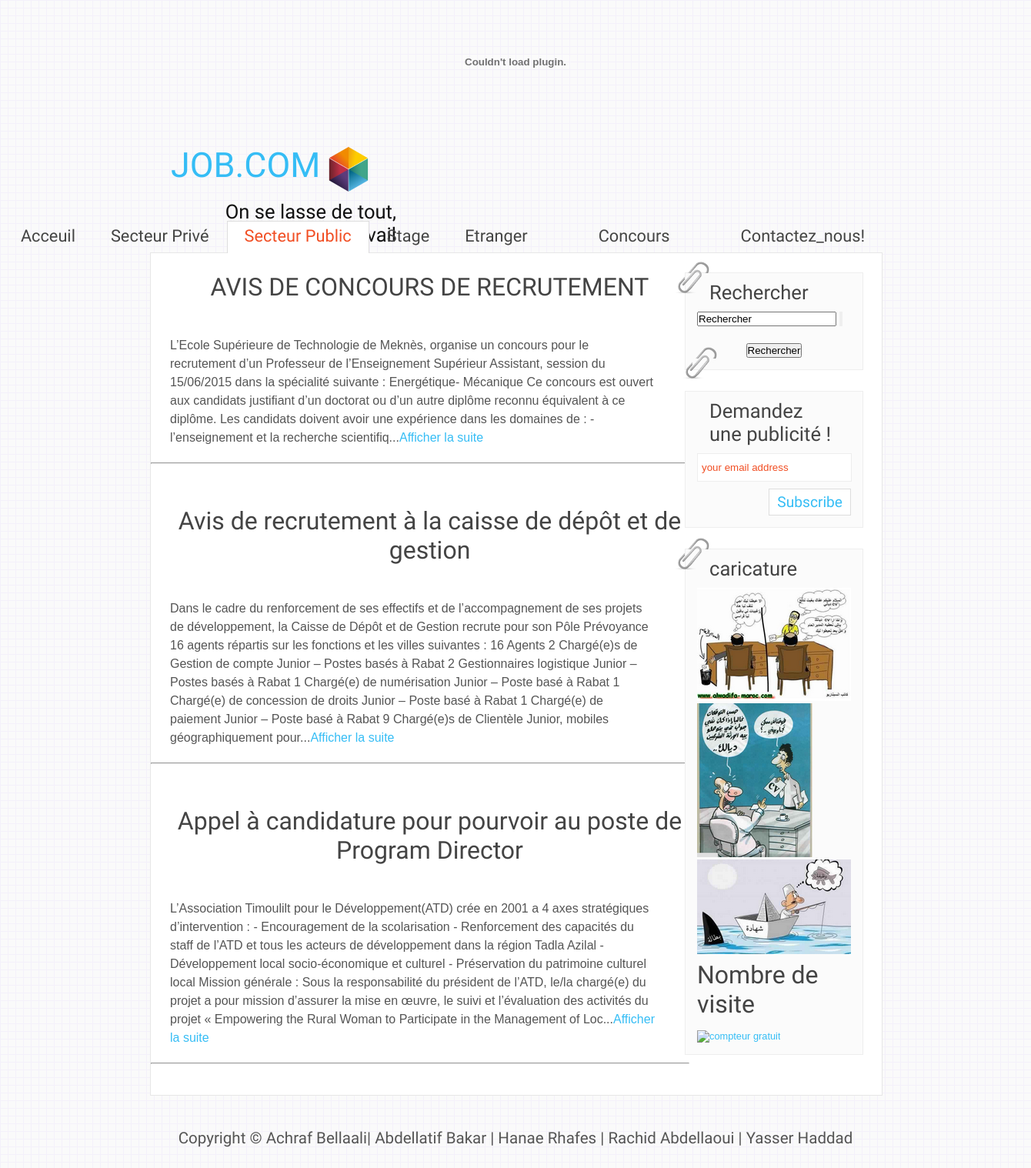
The page /secteur_public/secteur_public.php on the database its author committed.
### tables this page shows
CREATE TABLE IF NOT EXISTS `article` (
  `id_article` int(11) NOT NULL AUTO_INCREMENT COMMENT 'critere de classement dans notre BD+cle primaire de notre BD',
  `date_ajout` datetime NOT NULL COMMENT 'date d''ajout a la BD',
  `categorie` varchar(30) NOT NULL COMMENT 'secteur_publique||secteur_prive||etranger||stage||concour_ecole',
  `titre` text NOT NULL COMMENT 'peut etre en n''importe quelle langue',
  `logo` blob COMMENT 'BLOB et LONGBLOB deux types images, mais ils alourdissent la BD !',
  `contenu` text NOT NULL,
  `demo` varchar(600) NOT NULL,
  PRIMARY KEY (`id_article`)
);

### secteur_public/secteur_public.php (the view, shortened to what this page needs)
<!DOCTYPE HTML>
<html>
<head>
  <link rel="stylesheet" type="text/css" href="../style/style.css" />
</head>
<center>
	<a href="iPhone6Info.html" target="_blank">
		<embed src="../fichier_flash/iPhone6.swf" title="Découvrir le nouveau iPhone 6" width="1330" height="160"> </embed>
	</a>
</center>
  <div id="main">
    <div id="header">
      <div id="logo">
       <img src="../image/PICTO_PHRASEANET.png"> <h1><a href="../index.php">JOB.COM</a></h1>
        <div class="slogan">On se lasse de tout, excepté du travail </div>
      </div>
      <div id="menubar">
        <ul id="menu">
          <li><a href="../index.php">Acceuil</a></li>
          <li><a href="../secteur_prive/secteur_prive.php">Secteur Privé</a></li>
          <li class="current"><a href="../secteur_public/secteur_public.php">Secteur Public</a></li>
          <li><a href="../stage/stage.php">Stage</a></li>
          <li><a href="../etranger/etranger.php">Etranger</li>
          <li><a href="../concours/concours.php">Concours</li>
          <li><a href="../contact_us/contact_us.php">Contactez_nous!</a></li>
        </ul>
      </div>
    </div>
<body>
    <div id="site_content">
      <div id="sidebar_container">
        <img class="paperclip" src="../style/paperclip.png" alt="paperclip" />
        <div class="sidebar">
        <h3>Rechercher</h3>
       <div class="bloc-rechercher">
    	<form name="form_search" action="https://www.google.com">
            <p><input type="text" onfocus="this.value = '';" value="Rechercher" name="query">
                <input type="submit" value="" class="send" name=""> </p>
                <center>
                  <button>
                    Rechercher
                  </button>
                </center>
        </form>
    </div>
        <img class="paperclip" src="../style/paperclip.png" alt="paperclip" /></div>
        <div class="sidebar">
          <h3>Demandez une publicité !</h3>
          <form method="post" action="mailto:hanae.ghafes@gmail.com" id="subscribe">
            <p style="padding: 0 0 9px 0;"><input class="search" type="text" name="email_address" value="your email address" onclick="javascript: document.forms['subscribe'].email_address.value=''" /></p>
            <p><input class="subscribe" name="subscribe" type="submit" value="Subscribe" /></p>
          </form>
        </div>
        <img class="paperclip" src="../style/paperclip.png" alt="paperclip" />
        <div class="sidebar">
          <h3>caricature</h3>
         <a href="../caricature/caricature.php"><img src="../image/tn_Capture.png"  alt="paperclip">
          <a href="../caricature/caricature1.PHP"><img src="../image/tn_ss.png"  alt="paperclip">
     <a href="../caricature/caricature2.PHP"><img src="../image/tn_chahada.png"  alt="paperclip">
   <div class="bloc-right new">
	<h1>Nombre de visite</h1>
<a href="http://www.compteurdevisite.com" title="compteur gratuit"><img src="http://counter1.bestfreecounterstat.com/private/compteurdevisite.php?c=f0f65c609b6b5e2eeac068afa428b0b7" border="0" title="compteur gratuit" alt="compteur gratuit"></a>
</div>
        </div>
      </div>
      <div id="content">
		<?php
      $bd=new PDO('mysql:host=localhost; dbname=site_recrutement', 'root','');
      try {
        $bd = new PDO('mysql:host=localhost; dbname=site_recrutement', 'root', '');
      } catch (Exception $e) {
        die('Erreur : '. $e->getMessage());
      }
      $result= $bd->query('select * from article where categorie="secteur_publique";');
      while($donnees=$result->fetch()){
        echo "<h1>".utf8_encode($donnees['titre'])."</h1>"."<br/>";
        echo "<p>".utf8_encode($donnees['demo']) ;
        $i=$donnees[0];
        echo '...<a href="../article/article.php?n='.$i.'">Afficher la suite</a></p><br/>';
        echo "<hr/>";
        echo "<br/><br/>";
      }
  ?>
      </div>
    </div>
  </div>
  <footer>
    <center>
      <p>Copyright &copy; Achraf Bellaali|
        Abdellatif Bakar |
        Hanae Rhafes |
        Rachid Abdellaoui |
        Yasser Haddad
      </p>
    </center>
  </footer>
</body>
</html>

### style/style.css (style rules this page uses)
html { height: 100%; }
* { margin: 0; padding: 0; }
body { font: normal .80em 'trebuchet ms', arial, sans-serif; background: #F7F7F7 url(pattern.png) fixed; color: #555; }
p { padding: 0 0 20px 0; line-height: 1.5em; font-size: 107%; }
img { border: 0; }
h1, h2, h3, h4, h5, h6 { font: normal 250% 'Yanone Kaffeesatz', arial, sans-serif; color: #444; margin: 0 0 15px 0; padding: 5px 0 5px 0; }
h3 { font-size: 200%; margin: 0 0 9px 0; color: #444; }
a, a:hover { outline: none; text-decoration: none; color: #35BDF5; }
ul { margin: 2px 0 22px 17px; }
ul li { list-style-type: circle; margin: 0 0 0 0; padding: 0 0 4px 5px; }
#main, #header, #logo, #menubar, #site_content, #footer { margin-left: auto; margin-right: auto; }
#main { width: 950px; margin: 20px auto; }
#header { width: 952px; height: 145px; }
#logo { width: 950px; float: left; height: 100px; background: transparent; padding: 0 0 0px 10px; }
#logo h1 { font: normal 350% 'Yanone Kaffeesatz', arial, sans-serif; padding: 5px 0 0 17px; color: #555; float: left; }
#logo h1 a { color: #35BDF5; text-decoration: none; }
.slogan { float: right; padding-right: 25em; text-align: right; font: 200% 'tangerine', arial; color: #111; }
#menubar { height: 46px; width: 10000px; margin: 0px auto -1px auto; float: right; padding: 0px 0 0 0; }
ul#menu { float: right; }
ul#menu li { float: left; padding: 0 0 0px 0px; list-style: none; margin: 2px 0 0 0; background: transparent; }
ul#menu li a { font: normal 170% 'Yanone Kaffeesatz', sans-serif; text-decoration: none; color: #444; display: block; float: left; height: 20px; padding: 7px 23px 15px 23px; text-align: center; }
ul#menu li.current a { height: 20px; padding: 6px 22px 15px 22px; }
ul#menu li.current a { background: #fff; border: 1px solid #ddd; border-bottom: 0; color: #F14E23; }
#site_content { width: 950px; overflow: hidden; margin: 0 auto 0 auto; padding: 0; background: #fff; border: 1px solid #E7E7E7; }
#sidebar_container { float: right; width: 250px; margin: 25px 0; }
.sidebar { float: right; width: 200px; margin: 0 24px 27px 0; background: #FBFBFB; border: 1px solid #eee; padding: 0 15px 15px 15px; }
.sidebar h3, .content h1 { padding: 10px 15px; margin: 0 1px; }
.sidebar h1 { padding: 5px 0 0 0; }
.paperclip { float: left; position: relative; z-index: 0; vertical-align: middle; margin: -27px 0 -60px -30px; }
#content p { font-family: arial; font-size: medium; text-align: left; width: 630px; padding: 25px 0 5px 25px; margin: 0; }
#content h1 { text-align: center; width: 700px; padding: 25px 0 5px 25px; margin: 0; }
footer { clear: both; width: 100%; font: normal 150% 'yanone kaffeesatz', arial, sans-serif; height: 85px; padding: 20px 0 5px 0; text-align: center; color: #555; background: transparent; margin-bottom: 20px; }
footer p { padding: 0 0 10px 0; }
.search { color: #666; border: 1px solid #eee; margin: 0; padding: 10px 5px; width: 189px; color: #F14E23; }
.subscribe { color: #35BDF5; border: 1px solid #ddd; padding: 5px 10px; background: #fff; float: right; cursor: pointer; margin: 0; font: normal 140% 'Yanone Kaffeesatz', sans-serif; }

### rows shown on the page
article: titre "AVIS DE CONCOURS DE RECRUTEMENT", demo "L’Ecole Supérieure de Technologie de Meknès, organise un concours pour le recrutement d’un Professeur de l’Enseignement Supérieur Assistant, session du 15/06/2015 dans la spécialité suivante : Energétique- Mécanique Ce concours est ouvert aux candidats justifiant d’un doctorat ou d’un autre diplôme reconnu équivalent à ce diplôme. Les candidats doivent avoir une expérience dans les domaines de : - l’enseignement et la recherche scientifiq"
article: titre "Avis de recrutement à la caisse de dépôt et de gestion", demo "Dans le cadre du renforcement de ses effectifs et de l’accompagnement de ses projets de développement, la Caisse de Dépôt et de Gestion recrute pour son Pôle Prévoyance 16 agents répartis sur les fonctions et les villes suivantes : 16 Agents 2 Chargé(e)s de Gestion de compte Junior – Postes basés à Rabat 2 Gestionnaires logistique Junior – Postes basés à Rabat 1 Chargé(e) de numérisation Junior – Poste basé à Rabat 1 Chargé(e) de concession de droits Junior – Poste basé à Rabat 1 Chargé(e) de paiement Junior – Poste basé à Rabat 9 Chargé(e)s de Clientèle Junior, mobiles géographiquement pour"
article: titre "Appel à candidature pour pourvoir au poste de Program Director", demo "L’Association Timoulilt pour le Développement(ATD) crée en 2001 a 4 axes stratégiques d’intervention : - Encouragement de la scolarisation - Renforcement des capacités du staff de l’ATD et tous les acteurs de développement dans la région Tadla Azilal - Développement local socio-économique et culturel - Préservation du patrimoine culturel local Mission générale : Sous la responsabilité du président de l’ATD, le/la chargé(e) du projet a pour mission d’assurer la mise en œuvre, le suivi et l’évaluation des activités du projet « Empowering the Rural Woman to Participate in the Management of Loc"
